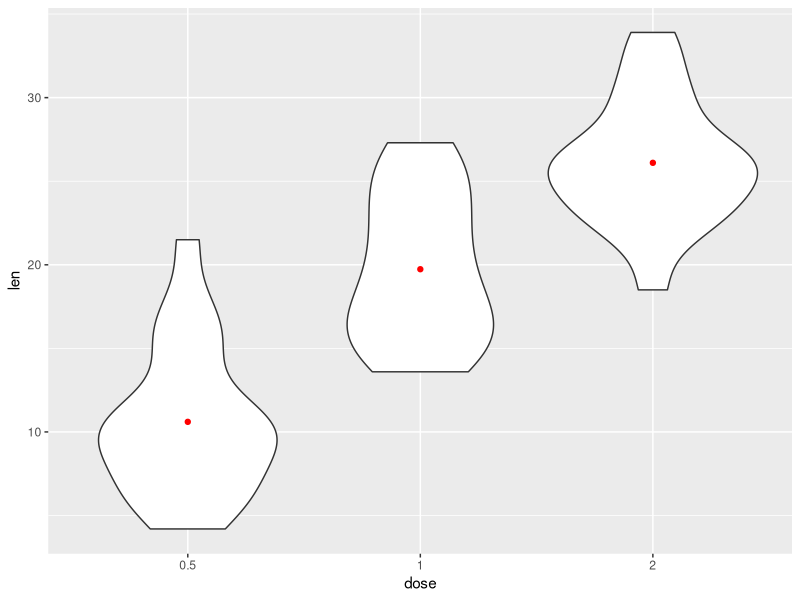
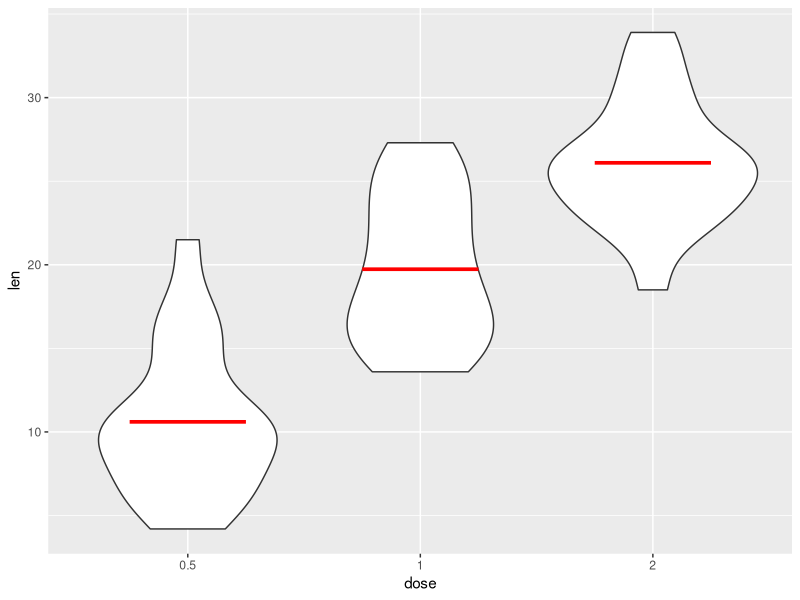
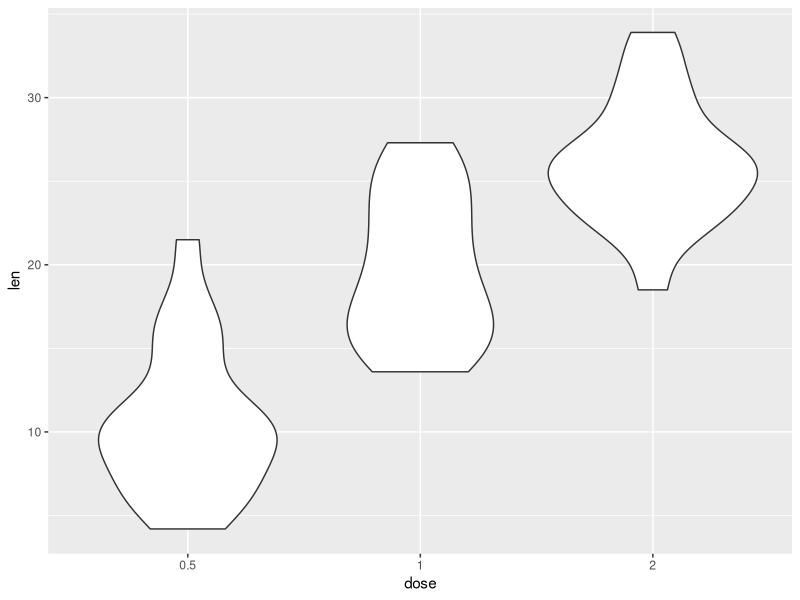
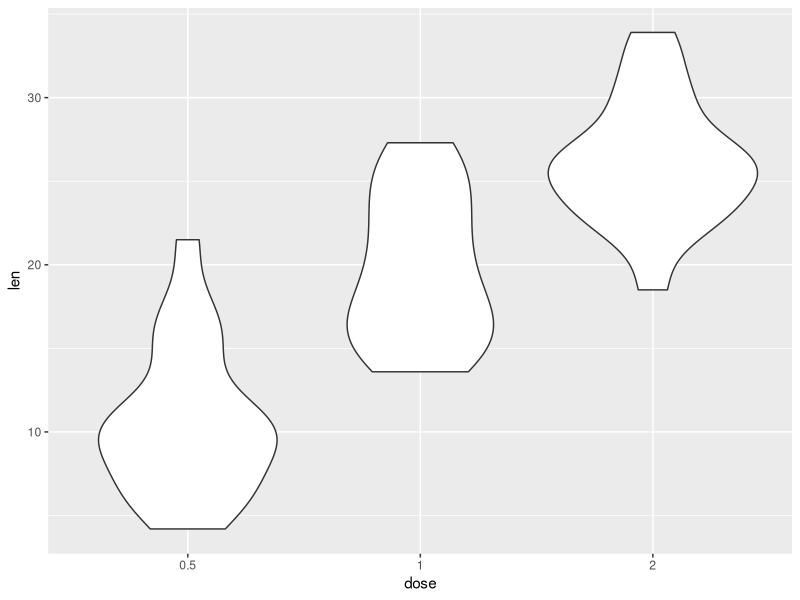
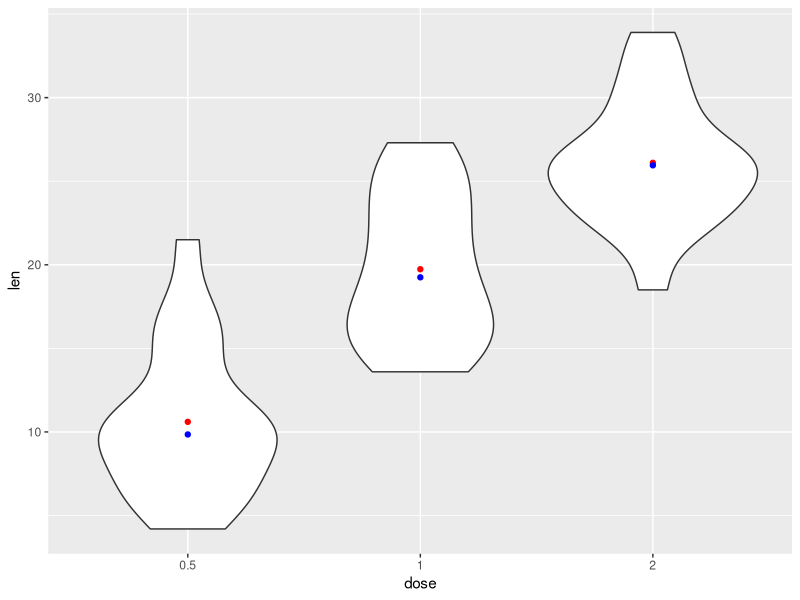
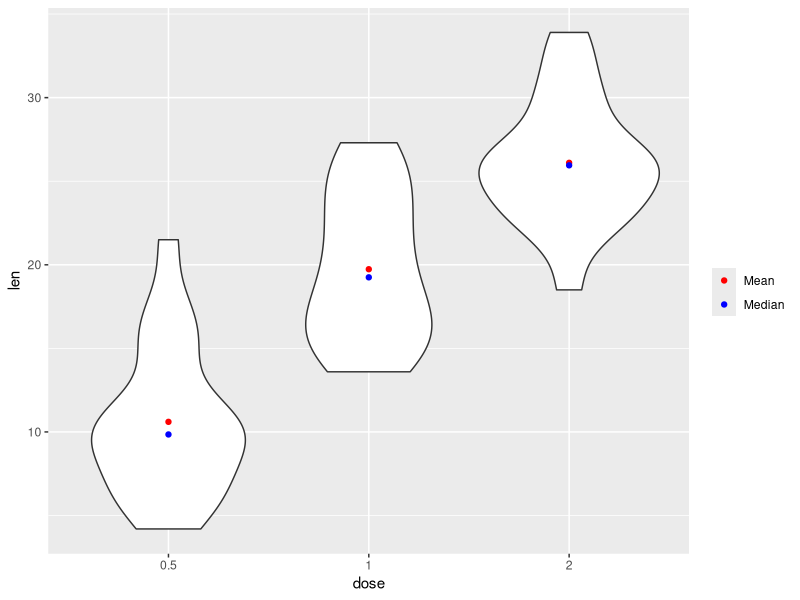

R code for these plots, in order:
library(ggplot2)

df <- ToothGrowth
df$dose <- as.factor(df$dose)

# Mean as a point
ggplot(df, aes(x = dose, y = len)) +
  geom_violin() + 
  stat_summary(fun = "mean",
               geom = "point",
               color = "red")

# Mean as a line
ggplot(df, aes(x = dose, y = len)) +
  geom_violin() + 
  stat_summary(fun = "mean",
               geom = "crossbar", 
               width = 0.5,
               colour = "red")

# Mean as a crossbar
ggplot(df, aes(x = dose, y = len)) +
  geom_violin() + 
  stat_summary(fun.data = "mean_cl_boot", geom = "crossbar",
               colour = "red", width = 0.2)

# Mean as a pointrange
ggplot(df, aes(x = dose, y = len)) +
  geom_violin() + 
  stat_summary(fun.data = "mean_cl_boot", geom = "pointrange",
               colour = "red")

# Mean and median
ggplot(df, aes(x = dose, y = len)) +
  geom_violin() + 
  stat_summary(fun = "mean",
               geom = "point",
               color = "red") +
  stat_summary(fun = "median",
               geom = "point",
               color = "blue")

# Mean and median (with legend)
ggplot(df, aes(x = dose, y = len)) +
  geom_violin() + 
  stat_summary(fun = "mean",
               geom = "point",
               aes(color = "Mean")) +
  stat_summary(fun = "median",
               geom = "point",
               aes(color = "Median")) +
  scale_colour_manual(values = c("red", "blue"), # Colors
                      name = "") # Remove the legend title
